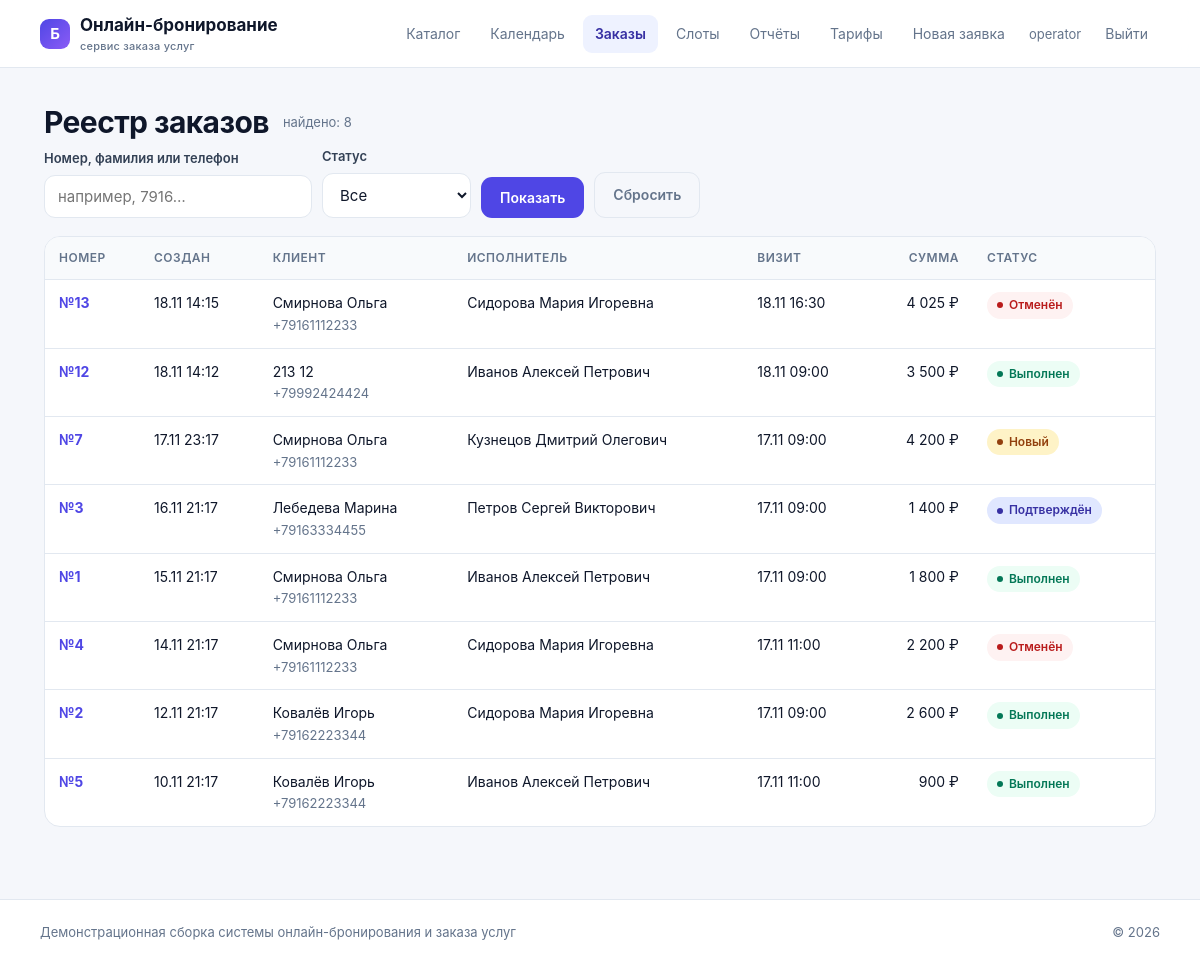
Page /operator/orders/ (signed in) on the committed database.
### apps/booking/models.py (models this page shows, shortened)
class TimeStampedModel(models.Model):
    created_at = models.DateTimeField("Создано", auto_now_add=True)
    updated_at = models.DateTimeField("Изменено", auto_now=True)
    class Meta:
        abstract = True

class Order(TimeStampedModel):
    class Status(models.TextChoices):
        NEW = "new", "Новый"
        CONFIRMED = "confirmed", "Подтверждён"
        DONE = "done", "Выполнен"
        CANCELLED = "cancelled", "Отменён"
    client = models.ForeignKey(Client, on_delete=models.PROTECT, related_name="orders",
                               verbose_name="Клиент")
    executor = models.ForeignKey(Executor, on_delete=models.PROTECT, related_name="orders",
                                 verbose_name="Исполнитель")
    slot = models.ForeignKey(Slot, on_delete=models.PROTECT, related_name="orders",
                              verbose_name="Слот")
    status = models.CharField("Статус", max_length=16, choices=Status.choices,
                              default=Status.NEW)
    total_sum = models.DecimalField("Сумма", max_digits=10, decimal_places=2, default=0)
    payment_method = models.CharField("Способ оплаты", max_length=20, default="card")
    class Meta:
        db_table = "orders"
        ordering = ("-created_at",)
        indexes = [models.Index(fields=["status", "created_at"])]
        verbose_name = "Заказ"
        verbose_name_plural = "Заказы"

class Client(TimeStampedModel):
    user = models.OneToOneField(settings.AUTH_USER_MODEL, on_delete=models.SET_NULL,
                                null=True, blank=True, related_name="client_profile",
                                verbose_name="Учётная запись")
    last_name = models.CharField("Фамилия", max_length=60)
    first_name = models.CharField("Имя", max_length=60)
    phone = models.CharField("Телефон", max_length=12)
    email = models.EmailField("Электронная почта", blank=True)
    address = models.CharField("Адрес визита", max_length=250)
    consent_at = models.DateTimeField("Дата согласия на обработку данных",
                                      default=timezone.now)
    class Meta:
        db_table = "clients"
        ordering = ("last_name", "first_name")
        verbose_name = "Клиент"
        verbose_name_plural = "Клиенты"

class Executor(TimeStampedModel):
    class Status(models.TextChoices):
        ACTIVE = "active", "Активен"
        SUSPENDED = "suspended", "Приостановлен"
        BLOCKED = "blocked", "Заблокирован"
    full_name = models.CharField("ФИО", max_length=120)
    phone = models.CharField("Телефон", max_length=12)
    qualification = models.CharField("Квалификация", max_length=120)
    geo_zone = models.CharField("Геозона", max_length=120)
    rating = models.DecimalField("Рейтинг", max_digits=2, decimal_places=1, default=5.0,
                                 validators=[MinValueValidator(0), MaxValueValidator(5)])
    status = models.CharField("Статус", max_length=16, choices=Status.choices,
                              default=Status.ACTIVE)
    class Meta:
        db_table = "executors"
        verbose_name = "Исполнитель"
        verbose_name_plural = "Исполнители"

class Slot(TimeStampedModel):
    class Status(models.TextChoices):
        FREE = "free", "Свободен"
        BLOCKED = "blocked", "Заблокирован"
        BUSY = "busy", "Занят"
        CANCELLED = "cancelled", "Отменён"
    executor = models.ForeignKey(Executor, on_delete=models.CASCADE, related_name="slots",
                                 verbose_name="Исполнитель")
    date = models.DateField("Дата")
    time_from = models.TimeField("Начало")
    time_to = models.TimeField("Окончание")
    status = models.CharField("Статус", max_length=16, choices=Status.choices,
                              default=Status.FREE)
    blocked_until = models.DateTimeField("Блокировка до", null=True, blank=True)
    class Meta:
        db_table = "slots"
        ordering = ("date", "time_from")
        indexes = [models.Index(fields=["executor", "date"])]
        verbose_name = "Слот"
        verbose_name_plural = "Слоты"

### apps/booking/views_console.py (the view)
# urls.py: path("operator/orders/", views_console.order_list, name="operator_orders"),
@login_required
def order_list(request):
    orders = Order.objects.select_related("client", "executor", "slot").prefetch_related("items")
    status = request.GET.get("status", "")
    query = request.GET.get("q", "").strip()
    if status:
        orders = orders.filter(status=status)
    if query:
        orders = orders.filter(Q(pk__icontains=query)
                               | Q(client__phone__icontains=query)
                               | Q(client__last_name__icontains=query))
    total = orders.count()
    return render(request, "console/orders.html", {
        "orders": orders[:100],
        "status": status,
        "query": query,
        "total": total,
        "statuses": Order.Status.choices,
    })

### apps/catalog/templatetags/formatting.py (called while the page is built)
@register.filter
def money(value):
    try:
        number = int(Decimal(str(value)).quantize(Decimal("1"), rounding=ROUND_HALF_UP))
    except (InvalidOperation, TypeError, ValueError):
        return value
    return f"{number:,}".replace(",", " ")

@register.filter
def rub(value):
    return f"{money(value)} ₽"

### templates/console/orders.html (shortened to what this page needs)
{% extends "base.html" %}
{% load formatting %}
{% block content %}
<div class="order-head"><h1>Реестр заказов</h1><span class="muted">найдено: {{ total }}</span></div>
<form class="toolbar" method="get">
  <div class="field">
    <label for="q">Номер, фамилия или телефон</label>
    <input id="q" type="text" name="q" value="{{ query }}" placeholder="например, 7916…">
  </div>
  <div class="field">
    <label for="status">Статус</label>
    <select id="status" name="status">
      <option value="">Все</option>
    </select>
  </div>
  <button class="btn" type="submit">Показать</button>
  <a class="btn ghost" href="/operator/orders/">Сбросить</a>
</form>
<div class="table-wrap">
  <table>
    <thead>
      <tr>
        <th>Номер</th><th>Создан</th><th>Клиент</th><th class="hide-sm">Исполнитель</th>
        <th>Визит</th><th class="num">Сумма</th><th>Статус</th>
      </tr>
    </thead>
    <tbody>
    {% for order in orders %}
      <tr>
        <td><a href="{% url 'operator_order' order.id %}"><b>№{{ order.id }}</b></a></td>
        <td>{{ order.created_at|date:"d.m H:i" }}</td>
        <td>{{ order.client.last_name }} {{ order.client.first_name }}<br>
          <span class="muted">{{ order.client.phone }}</span></td>
        <td class="hide-sm">{{ order.executor.full_name }}</td>
        <td>{{ order.slot.date|date:"d.m" }} {{ order.slot.time_from|time:"H:i" }}</td>
        <td class="num">{{ order.total_sum|rub }}</td>
        <td><span class="badge {{ order.status }}">{{ order.get_status_display }}</span></td>
      </tr>
    {% empty %}
      <tr><td colspan="7" class="table-empty">Заказы не найдены</td></tr>
    {% endfor %}
    </tbody>
  </table>
</div>
{% endblock %}

### templates/base.html (shortened to what this page needs)
{% load static %}
<!DOCTYPE html>
<html lang="ru">
<head>
  <link rel="stylesheet" href="{% static 'css/app.css' %}">
</head>
<body>
<header class="topbar">
  <a class="brand" href="/">
    <span class="brand-mark">Б</span>
    <span>Онлайн-бронирование<small>сервис заказа услуг</small></span>
  </a>
  <nav class="menu">
    <a href="/" class="{% if request.path == '/' %}active{% endif %}">Каталог</a>
    {% if user.is_authenticated %}
      {% if user.is_staff %}
        <a href="/operator/" class="{% if request.path == '/operator/' %}active{% endif %}">Календарь</a>
        <a href="/operator/orders/" class="{% if '/operator/orders' in request.path %}active{% endif %}">Заказы</a>
        <a href="/operator/slots/">Слоты</a>
        <a href="/operator/report/">Отчёты</a>
        <a href="/operator/tariffs/">Тарифы</a>
        <a href="/operator/claim/">Новая заявка</a>
      {% else %}
        <a href="/account/" class="{% if '/account' in request.path %}active{% endif %}">Мои заказы</a>
        <a href="/account/notifications/">Уведомления</a>
      {% endif %}
      <span class="user">{{ user.get_username }}</span>
      <form method="post" action="/accounts/logout/" class="inline">{% csrf_token %}
        <button class="link" type="submit">Выйти</button>
      </form>
    {% else %}
      <a href="/accounts/login/" class="{% if '/login' in request.path %}active{% endif %}">Войти</a>
      <a class="btn small" href="/accounts/register/">Регистрация</a>
    {% endif %}
  </nav>
</header>
<main class="page">
  {% block content %}{% endblock %}
</main>
<footer class="footer">
  <span>Демонстрационная сборка системы онлайн-бронирования и заказа услуг</span>
  <span>© 2026</span>
</footer>
</body>
</html>

### rows in the picture
Order: id "13", created_at "18.11 14:15", client.last_name "Смирнова", client.first_name "Ольга", client.phone "+79161112233", executor.full_name "Сидорова Мария Игоревна", slot "18.11", slot.time_from "16:30", total_sum|rub "4 025 ₽", status "Отменён"
Order: id "12", created_at "18.11 14:12", client.last_name "213", client.first_name "12", client.phone "+79992424424", executor.full_name "Иванов Алексей Петрович", slot "18.11", slot.time_from "09:00", total_sum|rub "3 500 ₽", status "Выполнен"
Order: id "7", created_at "17.11 23:17", client.last_name "Смирнова", client.first_name "Ольга", client.phone "+79161112233", executor.full_name "Кузнецов Дмитрий Олегович", slot "17.11", slot.time_from "09:00", total_sum|rub "4 200 ₽", status "Новый"
Order: id "3", created_at "16.11 21:17", client.last_name "Лебедева", client.first_name "Марина", client.phone "+79163334455", executor.full_name "Петров Сергей Викторович", slot "17.11", slot.time_from "09:00", total_sum|rub "1 400 ₽", status "Подтверждён"
Order: id "1", created_at "15.11 21:17", client.last_name "Смирнова", client.first_name "Ольга", client.phone "+79161112233", executor.full_name "Иванов Алексей Петрович", slot "17.11", slot.time_from "09:00", total_sum|rub "1 800 ₽", status "Выполнен"
Order: id "4", created_at "14.11 21:17", client.last_name "Смирнова", client.first_name "Ольга", client.phone "+79161112233", executor.full_name "Сидорова Мария Игоревна", slot "17.11", slot.time_from "11:00", total_sum|rub "2 200 ₽", status "Отменён"
Order: id "2", created_at "12.11 21:17", client.last_name "Ковалёв", client.first_name "Игорь", client.phone "+79162223344", executor.full_name "Сидорова Мария Игоревна", slot "17.11", slot.time_from "09:00", total_sum|rub "2 600 ₽", status "Выполнен"
Order: id "5", created_at "10.11 21:17", client.last_name "Ковалёв", client.first_name "Игорь", client.phone "+79162223344", executor.full_name "Иванов Алексей Петрович", slot "17.11", slot.time_from "11:00", total_sum|rub "900 ₽", status "Выполнен"

### other values in the picture
{{ user.get_username }} "operator"
{{ total }} "8"
